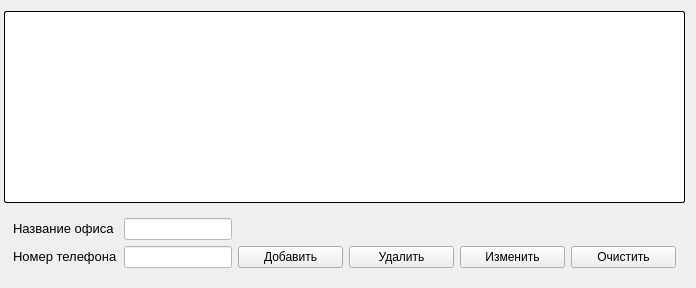
      <widget class="QWidget" name="tab_12">
       <attribute name="title">
        <string>Офис</string>
       </attribute>
       <layout class="QGridLayout" name="gridLayout_22">
        <property name="leftMargin">
         <number>4</number>
        </property>
        <item row="0" column="0">
         <widget class="QTableWidget" name="tableWidget_9">
          <property name="styleSheet">
           <string notr="true">background-color: rgb(255, 255, 255);
border-radius: 2px;      
  border-width: 1px;      
  border-color:  black;   
  border-style: outset;
</string>
          </property>
         </widget>
        </item>
        <item row="1" column="0">
         <widget class="QWidget" name="widget_4" native="true">
          <layout class="QGridLayout" name="gridLayout_21">
           <item row="1" column="5">
            <widget class="QPushButton" name="pushButton_41">
             <property name="styleSheet">
              <string notr="true"/>
             </property>
             <property name="text">
              <string>Очистить</string>
             </property>
            </widget>
           </item>
           <item row="0" column="1">
            <widget class="QLineEdit" name="line61">
             <property name="styleSheet">
              <string notr="true">background-color: rgb(255, 255, 255);</string>
             </property>
             <property name="text">
              <string/>
             </property>
            </widget>
           </item>
           <item row="0" column="2" colspan="4">
            <spacer name="horizontalSpacer_6">
             <property name="orientation">
              <enum>Qt::Horizontal</enum>
             </property>
             <property name="sizeHint" stdset="0">
              <size>
               <width>438</width>
               <height>20</height>
              </size>
             </property>
            </spacer>
           </item>
           <item row="0" column="0">
            <widget class="QLabel" name="label_182">
             <property name="text">
              <string>&lt;html&gt;&lt;head/&gt;&lt;body&gt;&lt;p&gt;&lt;span style=&quot; font-size:10pt;&quot;&gt;Название офиса&lt;/span&gt;&lt;/p&gt;&lt;/body&gt;&lt;/html&gt;</string>
             </property>
            </widget>
           </item>
           <item row="1" column="0">
            <widget class="QLabel" name="label_183">
             <property name="text">
              <string>&lt;html&gt;&lt;head/&gt;&lt;body&gt;&lt;p&gt;&lt;span style=&quot; font-size:10pt;&quot;&gt;Номер телефона&lt;/span&gt;&lt;/p&gt;&lt;/body&gt;&lt;/html&gt;</string>
             </property>
            </widget>
           </item>
           <item row="1" column="1">
            <widget class="QLineEdit" name="line62">
             <property name="styleSheet">
              <string notr="true">background-color: rgb(255, 255, 255);</string>
             </property>
             <property name="text">
              <string/>
             </property>
            </widget>
           </item>
           <item row="1" column="4">
            <widget class="QPushButton" name="pushButton_47">
             <property name="styleSheet">
              <string notr="true"/>
             </property>
             <property name="text">
              <string>Изменить</string>
             </property>
            </widget>
           </item>
           <item row="1" column="2">
            <widget class="QPushButton" name="pushButton_46">
             <property name="styleSheet">
              <string notr="true"/>
             </property>
             <property name="text">
              <string>Добавить</string>
             </property>
            </widget>
           </item>
           <item row="1" column="3">
            <widget class="QPushButton" name="pushButton_40">
             <property name="styleSheet">
              <string notr="true"/>
             </property>
             <property name="text">
              <string>Удалить</string>
             </property>
            </widget>
           </item>
          </layout>
         </widget>
        </item>
       </layout>
      </widget>
